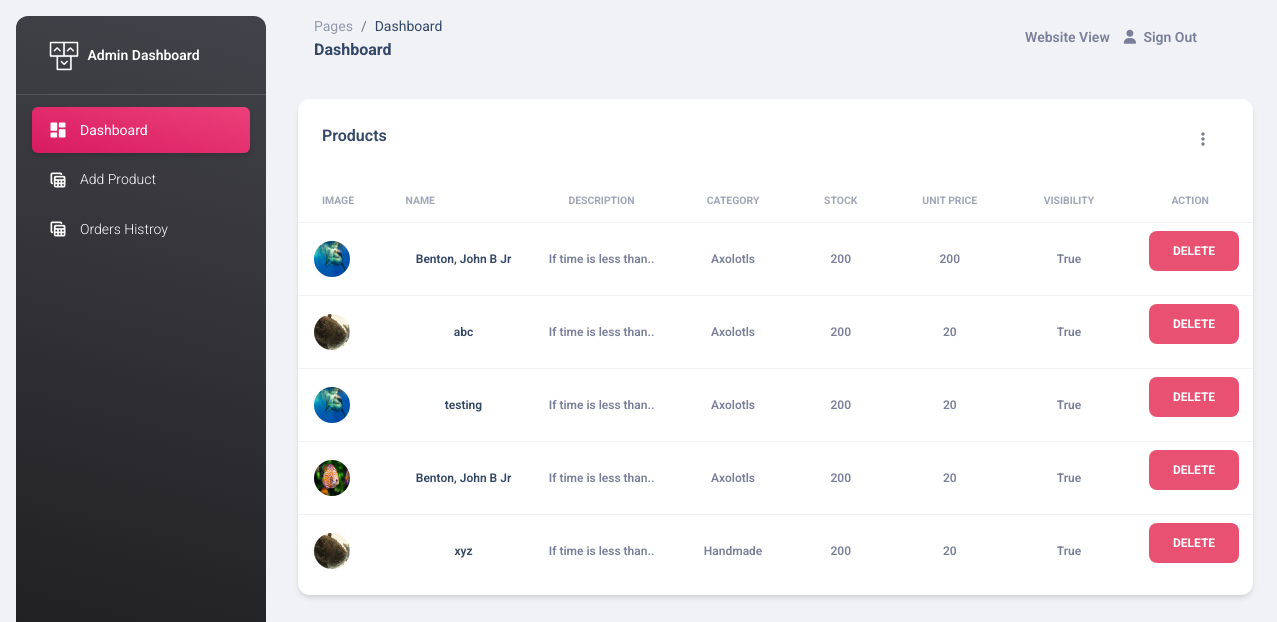
The page /admin_dashboard (signed in) on the database as committed earlier.
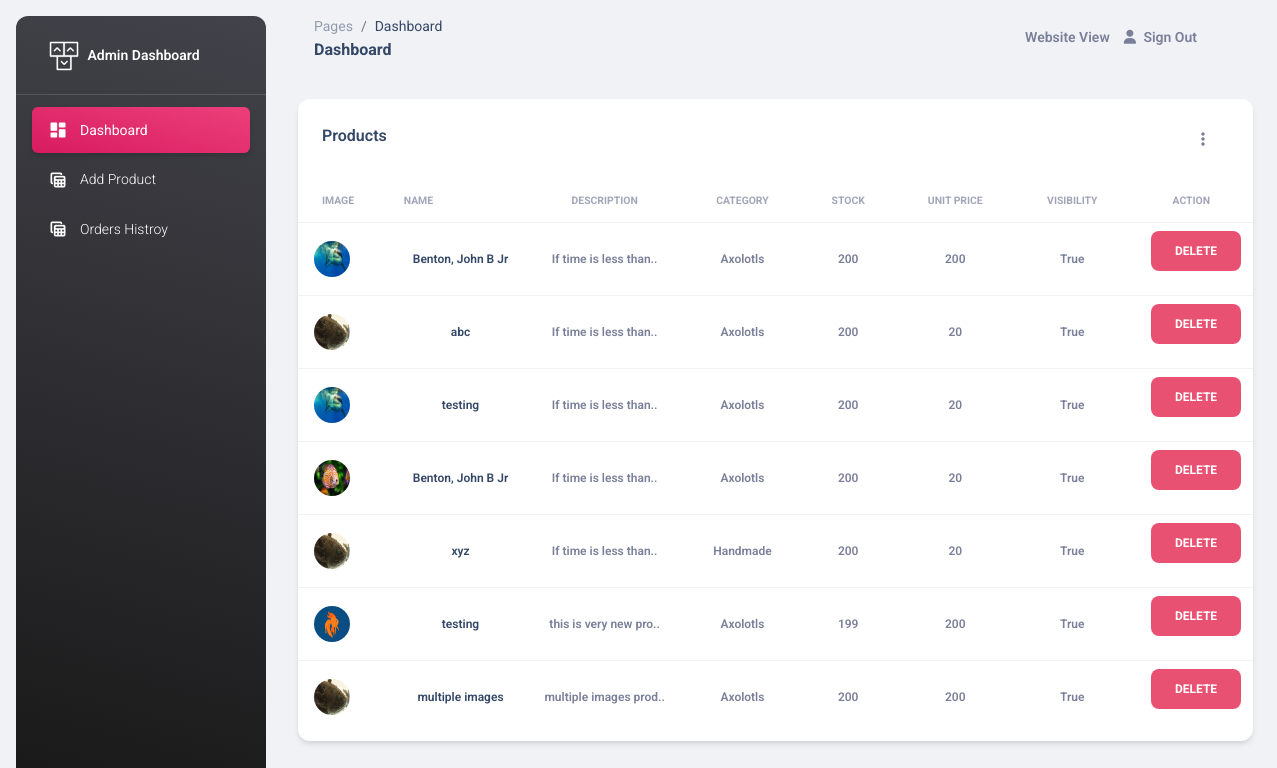
The same page on the database as committed later.
### main.py (models this page shows)
class Products(db.Model):
    id = db.Column(db.Integer, primary_key=True)
    name = db.Column(db.String(255), nullable=False)
    description = db.Column(db.String(255), nullable=False)
    additional_description = db.Column(db.String(1000))
    category = db.Column(db.String(255), nullable=False)
    sub_category = db.Column(db.String(255))
    sub_cat_size = db.Column(db.String(255), default="")
    sub_cat_gender = db.Column(db.String(255), default="")
    sub_cat_homo = db.Column(db.String(255), default="")
    sub_cat_albino = db.Column(db.String(255), default="")
    sub_cat_melanoid = db.Column(db.String(255), default="")
    sub_cat_leucistic = db.Column(db.String(255), default="")
    sub_cat_wild = db.Column(db.String(255), default="")
    sub_cat_heter = db.Column(db.String(255), default="")
    stock = db.Column(db.Integer, nullable=False)
    unit_price = db.Column(db.Integer, nullable=False)
    visibility = db.Column(db.Boolean(), default=1)
    image = db.Column(db.String(255))
    image2= db.Column(db.String(255))
    image3 = db.Column(db.String(255))
    created = db.Column(db.TIMESTAMP(), server_default=func.now())
    modified = db.Column(
        db.TIMESTAMP(), server_default=func.now(), onupdate=func.current_timestamp()
    )
    owner_id = db.Column(
        db.Integer, db.ForeignKey("user.id", ondelete="CASCADE"), nullable=False
    )
    orderitems = db.relationship("OrderItems", backref="products", lazy=True)
    rating = db.relationship("Ratings", backref="products", lazy=True)
    tags = db.Column(db.String(255))

### main.py (the view)
@app.route("/admin_dashboard")
@login_required
def admin_dashboard():
    if current_user.name != "Admin" or current_user.email != "admin@gmail.com":
        flash("Please login as a admin to Access this page")
        return redirect("/login")
    product = Products.query.all()
    cat = "dashboard"
    return render_template("dashboard/index.html", product=product, cat=cat)

### main.py (called while the page is built)
@login_manager.user_loader
def load_user(userid):
    return User.query.get(userid)

### templates/dashboard/index.html (shortened to what this page needs)
{%extends 'dashboard/admin_base.html' %}
{%block content%}
  <main class="main-content position-relative max-height-vh-100 h-100 border-radius-lg ">
    <nav class="navbar navbar-main navbar-expand-lg px-0 mx-4 shadow-none border-radius-xl" id="navbarBlur" navbar-scroll="true">
      <div class="container-fluid py-1 px-3">
        <nav aria-label="breadcrumb">
          <ol class="breadcrumb bg-transparent mb-0 pb-0 pt-1 px-0 me-sm-6 me-5">
            <li class="breadcrumb-item text-sm"><a class="opacity-5 text-dark" href="javascript:;">Pages</a></li>
            <li class="breadcrumb-item text-sm text-dark active" aria-current="page">Dashboard</li>
          </ol>
          <h6 class="font-weight-bolder mb-0">Dashboard</h6>
        </nav>
        <div class="collapse navbar-collapse mt-sm-0 mt-2 me-md-0 me-sm-4" id="navbar">
          <ul class="navbar-nav  justify-content-end">
            <li class="nav-item d-flex ">
              <a href="{{url_for('Home')}}" class="nav-link text-body font-weight-bold px-0">
                <span>Website View&nbsp;&nbsp;&nbsp;&nbsp;</span>
              </a>
            </li>
            <li class="nav-item d-flex align-items-center">
              {%if current_user.is_authenticated%}
              <a href="/logout" class="nav-link text-body font-weight-bold px-0">
                <i class="fa fa-user me-sm-1"></i>
                <span class="d-sm-inline d-none">Sign Out</span>
              </a>
               {%else%}
              <a href="/login" class="nav-link text-body font-weight-bold px-0">
                <i class="fa fa-user me-sm-1"></i>
                <span class="d-sm-inline d-none">Sign In</span>
              </a>
              {%endif%}
            </li>
            <li class="nav-item px-3 d-flex align-items-center">
            </li>
            <li class="nav-item dropdown pe-2 d-flex align-items-center">
            </li>
          </ul>
        </div>
      </div>
    </nav>
    <div class="container-fluid py-4">
      <div class="row mb-4">
        <div class="col-lg-12 col-md-6 mb-md-0 mb-4">
          <div class="card">
            <div class="card-header pb-0">
              <div class="row">
                <div class="col-lg-6 col-7">
                  <h6>Products</h6>
                </div>
                <div class="col-lg-6 col-5 my-auto text-end">
                  <div class="dropdown float-lg-end pe-4">
                    <a class="cursor-pointer" id="dropdownTable" data-bs-toggle="dropdown" aria-expanded="false">
                      <i class="fa fa-ellipsis-v text-secondary"></i>
                    </a>
                  </div>
                </div>
              </div>
            </div>
            <div class="card-body px-0 pb-2">
              <div class="table-responsive">
                <table class="table align-items-center mb-0">
                  <thead>
                    <tr>
                      <th class="text-uppercase text-secondary text-xxs font-weight-bolder opacity-7">Image</th>
                      <th class="text-uppercase text-secondary text-xxs font-weight-bolder opacity-7 ps-2">Name</th>
                      <th class="text-center text-uppercase text-secondary text-xxs font-weight-bolder opacity-7">Description</th>
                      <th class="text-center text-uppercase text-secondary text-xxs font-weight-bolder opacity-7">Category</th>
                      <th class="text-center text-uppercase text-secondary text-xxs font-weight-bolder opacity-7">Stock</th>
                      <th class="text-center text-uppercase text-secondary text-xxs font-weight-bolder opacity-7">Unit Price</th>
                      <th class="text-center text-uppercase text-secondary text-xxs font-weight-bolder opacity-7">visibility</th>
                      <th class="text-center text-uppercase text-secondary text-xxs font-weight-bolder opacity-7">action</th>
                    </tr>
                  </thead>
                  <tbody>
 {%for product in product%}
                    <tr>
                      <td>
                        <div class="d-flex px-2 py-1">
                          <div>
                            <a href="/details/{{product.id}}">
                            <img src={{url_for("static",filename="images/")}}{{product.image}} class="avatar avatar-sm me-3" alt="team7">
                          </a>
                          </div>
                        </div>
                      </td>
                      <td class="align-middle text-center text-sm">
                        <a href="/details/{{product.id}}">
                        <span class="text-xs font-weight-bold"> {{product.name}} </span>
                        </a>
                      </td>
                      <td class="align-middle text-center text-sm">
                        <span class="text-xs font-weight-bold"> {{product.description[:20]}}.. </span>
                      </td>
                      <td class="align-middle text-center text-sm">
                        <span class="text-xs font-weight-bold"> {{product.category}} </span>
                      </td>
                      <td class="align-middle text-center text-sm">
                        <span class="text-xs font-weight-bold"> {{product.stock}} </span>
                      </td>
                      <td class="align-middle text-center text-sm">
                        <span class="text-xs font-weight-bold"> {{product.unit_price}} </span>
                      </td>
                      <td class="align-middle text-center text-sm">
                        <span class="text-xs font-weight-bold"> {{product.visibility}} </span>
                      </td>
                      <td class="align-middle">
                        <div class="progress-wrapper w-75 mx-auto">
                          <div class="">
                           <a  href="/delete/{{product.id}}"> <button style="background-color: rgb(233, 81, 114); color:white;" class="btn">Delete</button></a>
                          </div>
                        </div>
                      </td>
                    </tr>
           {%endfor%}
                  </tbody>
                </table>
              </div>
            </div>
          </div>
        </div>
      </div>
    </div>
  </main>
{%endblock%}

### templates/dashboard/admin_base.html (shortened to what this page needs)
<!DOCTYPE html>
<html lang="en">
<head>
  <link href={{url_for("static",filename="assets/css/nucleo-icons.css")}} rel="stylesheet" />
  <link href={{url_for("static",filename="assets/css/nucleo-svg.css")}} rel="stylesheet" />
  <link id="pagestyle" href={{url_for("static",filename="assets/css/material-dashboard.css")}} rel="stylesheet" />
</head>
<body class="g-sidenav-show  bg-gray-200">
  <aside class="sidenav navbar navbar-vertical navbar-expand-xs border-0 border-radius-xl my-3 fixed-start ms-3   bg-gradient-dark" id="sidenav-main">
    <div class="sidenav-header">
      <a class="navbar-brand m-0" href="/admin_dashboard">
        <img src={{url_for("static",filename="assets/img/logo-ct.png")}} class="navbar-brand-img h-100" alt="main_logo">
        <span class="ms-1 font-weight-bold text-white">Admin Dashboard</span>
      </a>
    </div>
    <hr class="horizontal light mt-0 mb-2">
    <div class="collapse navbar-collapse  w-auto  max-height-vh-100" id="sidenav-collapse-main">
      <ul class="navbar-nav">
        <li class="nav-item">
          {%if cat == "dashboard" %}
          <a class="nav-link text-white active bg-gradient-primary" href="/admin_dashboard">
            {%else%}
            <a class="nav-link text-white" href="/admin_dashboard">
              {%endif%}
            <div class="text-white text-center me-2 d-flex align-items-center justify-content-center">
              <i class="material-icons opacity-10">dashboard</i>
            </div>
            <span class="nav-link-text ms-1">Dashboard</span>
          </a>
        </li>
        <li class="nav-item">
          {%if cat == "add_post" %}
          <a class="nav-link text-white active bg-gradient-primary" href="/add_post">
            {%else%}
            <a class="nav-link text-white" href="/add_post">
            {%endif%}
            <div class="text-white text-center me-2 d-flex align-items-center justify-content-center">
              <i class="material-icons opacity-10">table_view</i>
            </div>
            <span class="nav-link-text ms-1">Add Product</span>
          </a>
        </li>
        <li class="nav-item">
          {% if cat == "history" %}
          <a class="nav-link text-white active bg-gradient-primary " href="/history">
            {%else%}
            <a class="nav-link text-white " href="/history">
            {%endif%}
            <div class="text-white text-center me-2 d-flex align-items-center justify-content-center">
              <i class="material-icons opacity-10">table_view</i>
            </div>
            <span class="nav-link-text ms-1">Orders Histroy</span>
          </a>
        </li>
      </ul>
    </div>
  </aside>
{%block content%}
{%endblock%}
</body>
</html>

Rows that differ between the two databases and show on the page:
added Products: image (picture), name "testing", description "this is very new pro", category "Axolotls", stock "199", unit_price "200", visibility "True"
added Products: image (picture), name "multiple images", description "multiple images prod", category "Axolotls", stock "200", unit_price "200", visibility "True"
